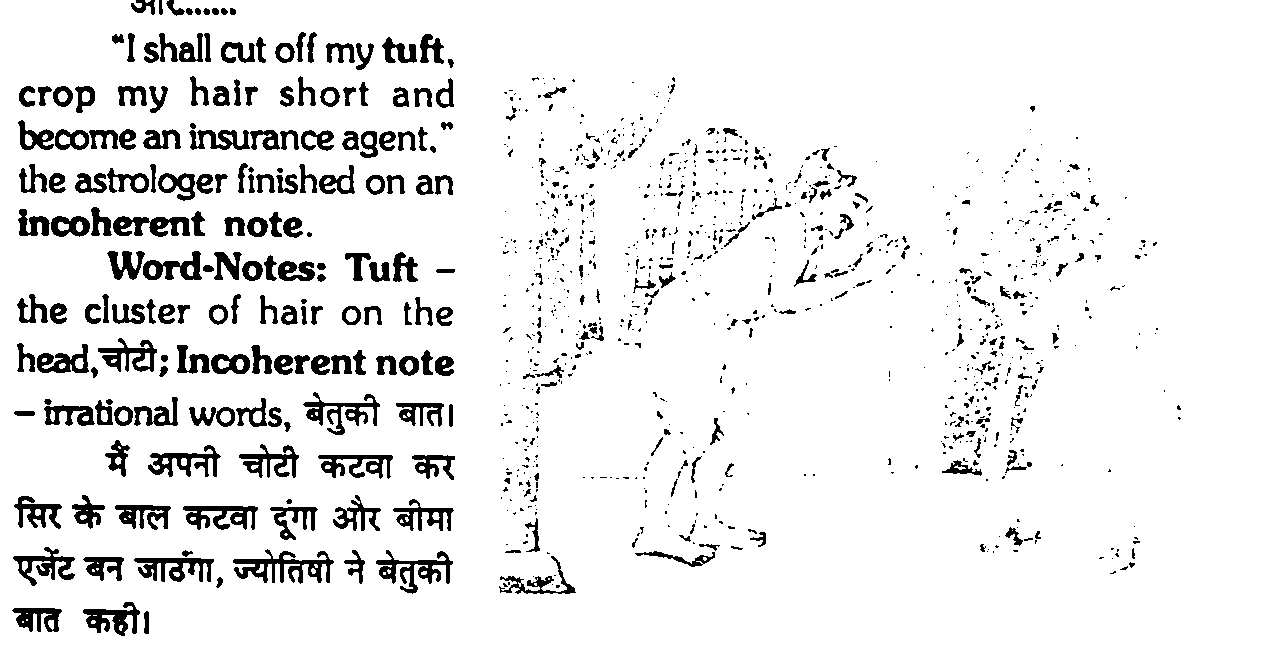
#> input picture src/1.png, 1280 x 662 px
$ python -i data_preprocessor.py   (imports and definitions only)
#> lines starting #> are read from the running program, lines starting #| are printed output that depends on the picture; after the words box and inside, x2 and y2 are one past the last pixel; in counts of white or black regions, pixels touching at a corner belong together
#> further down, picture is the input picture: shape (662, 1280, 3); 92.2% white; 1116 black regions (776 under 20 px), largest, box (x1, y1, x2, y2) and area: (233, 549, 334, 584) 1424, (376, 550, 453, 594) 1180, (303, 392, 380, 435) 1097
import re
import cv2
import html
import string
import math
import numpy as np
from config import config

# [59 lines left out: functions adjust_to_see, imread, preprocess_image, not called in this run]

def augmentation(image_batch,
        rotation_range=0,
        scale_range=0,
        height_shift_range=0,
        width_shift_range=0,
        dilate_range=1,
        erode_range=1):

#> called with rotation_range = 0, scale_range = 0, height_shift_range = 0, width_shift_range = 0, dilate_range = 1, erode_range = 1
    imgs = np.asarray(image_batch)
    _, h, w = imgs.shape
#> h = 1280; w = 3

    background_intensity = []
    for img in imgs:
        u, i = np.unique(img.flatten(), return_inverse=True)
        background_intensity.append(int(u[np.argmax(np.bincount(i))]))
#> this loop made 662 passes
#> u on passes 1 to 3: [0, 255], [0, 255], [0, 255]
#> after the loop, background_intensity = 662 values from 255 to 255

    imgs = imgs.astype(np.float32)

    dilate_kernel = np.ones((int(np.random.uniform(1, dilate_range)),), np.uint8)
#> dilate_kernel = [1]
    erode_kernel = np.ones((int(np.random.uniform(1, erode_range)),), np.uint8)
#> erode_kernel = [1]
    height_shift = np.random.uniform(-height_shift_range, height_shift_range)
#> height_shift = 0
    rotation = np.random.uniform(-rotation_range, rotation_range)
#> rotation = 0
    scale = np.random.uniform(1 - scale_range, 1)
#> scale = 1
    width_shift = np.random.uniform(-width_shift_range, width_shift_range)
#> width_shift = 0
    trans_map = np.float32([[1, 0, width_shift * w], [0, 1, height_shift * h]])
#> trans_map = [[1, 0, 0], [0, 1, 0]]
    rot_map = cv2.getRotationMatrix2D((w // 2, h // 2), rotation, scale)
#> rot_map = [[1, 0, 0], [0, 1, 0]]

    trans_map_aff = np.r_[trans_map, [[0, 0, 1]]]
#> trans_map_aff = [[1, 0, 0], [0, 1, 0], [0, 0, 1]]
    rot_map_aff = np.r_[rot_map, [[0, 0, 1]]]
#> rot_map_aff = [[1, 0, 0], [0, 1, 0], [0, 0, 1]]
    affine_mat = rot_map_aff.dot(trans_map_aff)[:2, :]
#> affine_mat = [[1, 0, 0], [0, 1, 0]]

    for i in range(_):
        imgs[i] = cv2.warpAffine(imgs[i], affine_mat, (w, h), flags=cv2.INTER_NEAREST, borderValue=background_intensity[i])
        imgs[i] = cv2.erode(imgs[i], erode_kernel, iterations=1)
        imgs[i] = cv2.dilate(imgs[i], dilate_kernel, iterations=1)
        if np.random.random() < 0.1:
        	imgs[i] = 255 - imgs[i]
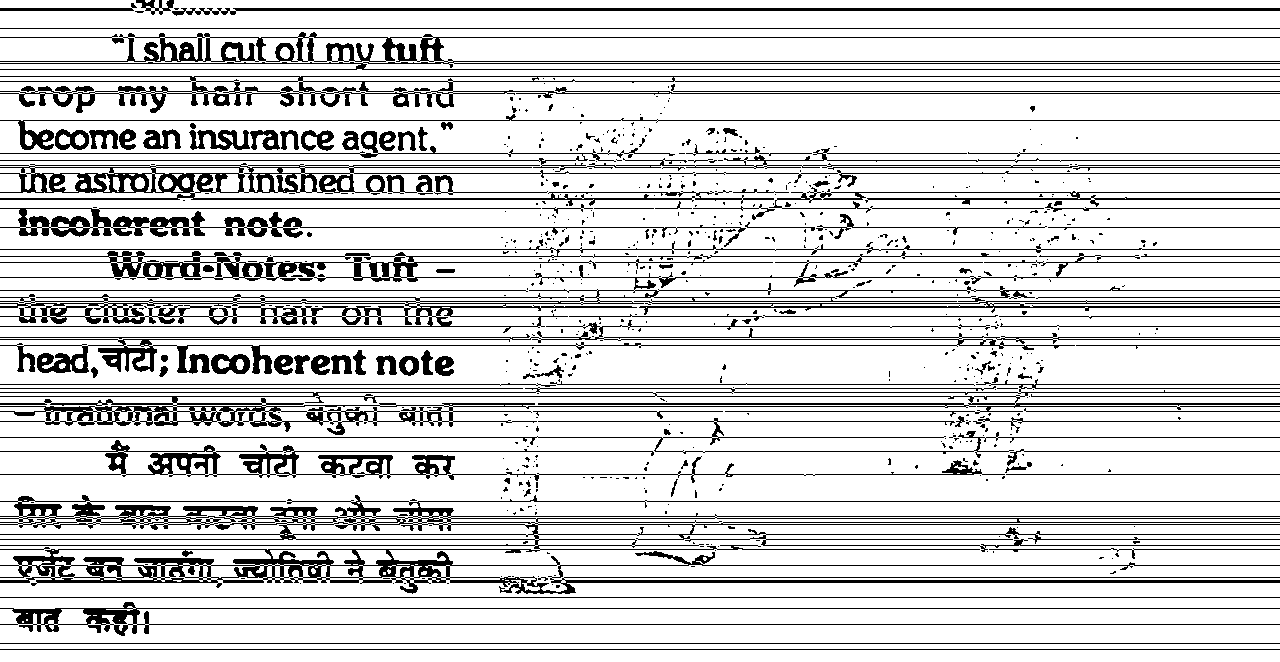
#> imgs: shape (662, 1280, 3) float32; 83.2% white; 691 black regions (550 under 20 px), largest, box (x1, y1, x2, y2) and area: (0, 495, 1280, 594) 26580, (0, 241, 1280, 333) 18794, (0, 379, 1280, 435) 11541

    return imgs

# [27 lines left out: functions normalization, preprocess_label, not called in this run]

RE_DASH_FILTER = re.compile(r'[\-\˗\֊\‐\‑\‒\–\—\⁻\₋\−\﹣\－]', re.UNICODE)
RE_APOSTROPHE_FILTER = re.compile(r'&#39;|[ʼ՚＇‘’‛❛❜ߴߵ`‵´ˊˋ{}{}{}{}{}{}{}{}{}]'.format(
    chr(768), chr(769), chr(832), chr(833), chr(2387),
    chr(5151), chr(5152), chr(65344), chr(8242)), re.UNICODE)
RE_RESERVED_CHAR_FILTER = re.compile(r'[¶¤«»]', re.UNICODE)
RE_LEFT_PARENTH_FILTER = re.compile(r'[\(\[\{\⁽\₍\❨\❪\﹙\（]', re.UNICODE)
RE_RIGHT_PARENTH_FILTER = re.compile(r'[\)\]\}\⁾\₎\❩\❫\﹚\）]', re.UNICODE)
RE_BASIC_CLEANER = re.compile(r'[^\w\s{}]'.format(re.escape(string.punctuation)), re.UNICODE)

LEFT_PUNCTUATION_FILTER = """!%&),.:;<=>?@\\]^_`|}~"""
RIGHT_PUNCTUATION_FILTER = """"(/<=>@[\\^_`{|~"""
NORMALIZE_WHITESPACE_REGEX = re.compile(r'[^\S\n]+', re.UNICODE)


# [109 lines left out: functions text_standardize, preprocess_image_predict, not called in this run]


# [17 lines not run here, left out]

>>> import cv2
>>> picture = cv2.imread('../1.png')
>>> result = augmentation(picture)

$ run again, on src/test-1.jpg
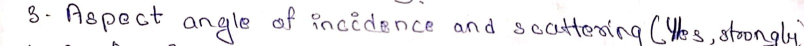
#> input picture src/test-1.jpg, 1607 x 92 px (shown at 1/2 size)
#> picture is the input picture: shape (92, 1607, 3); mean B, G, R 241.6, 239.6, 240.7
#> the loop in augmentation, `for img in imgs:` made 92 passes
#> after the loop in augmentation, `for img in imgs:`: background_intensity = 92 values from 255 to 255
#> dilate_kernel = [1]
#> height_shift = 0
#> scale = 1
#> width_shift = 0
#> trans_map = [[1, 0, 0], [0, 1, 0]]
#> trans_map_aff = [[1, 0, 0], [0, 1, 0], [0, 0, 1]]
#> affine_mat = [[1, 0, 0], [0, 1, 0]]
#> after the loop in augmentation, `for i in range(_):`:
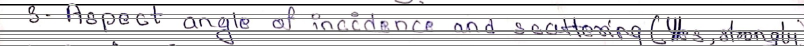
#> imgs: shape (92, 1607, 3) float32 (shown at 1/2 size); mean B, G, R 214.4, 212.8, 213.7
